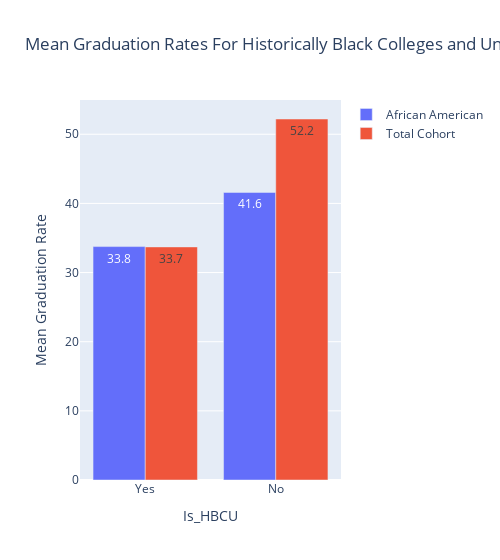

Notebook cell for this chart:
### Code cell
hbcu_fig.show()

### Figure 1 — Plotly figure (JSON) as saved in the notebook; plotly's stock layout.template omitted (floating-point values rounded to 4 significant figures)
{"data": [{"name": "African American", "text": [33.8, 41.6], "type": "bar", "x": ["Yes", "No"], "y": [33.76, 41.59]}, {"name": "Total Cohort", "text": [33.7, 52.2], "type": "bar", "x": ["Yes", "No"], "y": [33.71, 52.21]}], "layout": {"title": {"text": "Mean Graduation Rates For Historically Black Colleges and Universities"}, "width": 500, "xaxis": {"title": {"text": "Is_HBCU"}}, "yaxis": {"title": {"text": "Mean Graduation Rate"}}}}
